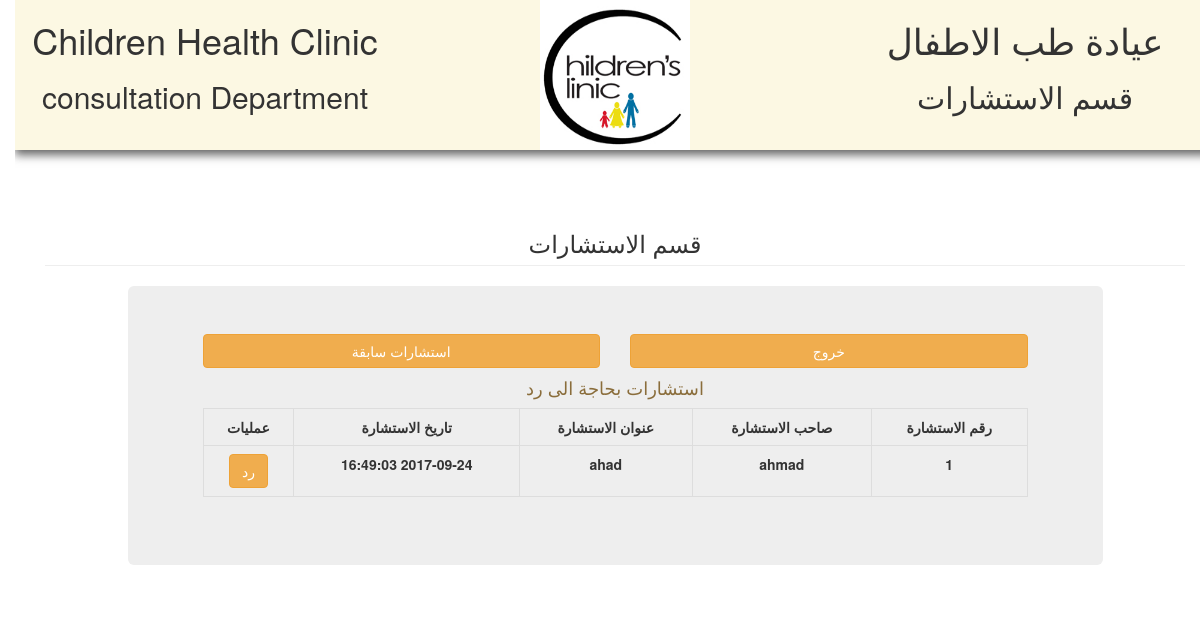
Screenshot of /clinic/consultation/index.php with the database file from the repository.
### tables this page shows
CREATE TABLE IF NOT EXISTS `concult` (
  `id` int(11) NOT NULL AUTO_INCREMENT,
  `name` varchar(100) NOT NULL,
  `title` varchar(100) NOT NULL,
  `body` text NOT NULL,
  `replay` text NOT NULL,
  `time` timestamp NOT NULL DEFAULT CURRENT_TIMESTAMP,
  PRIMARY KEY (`id`)
);

### clinic/consultation/index.php (the view, shortened to what this page needs)
<?php
include '../db/db_connect.php';
$sql = "SELECT * FROM `concult` WHERE replay=''";
$query = mysqli_query($conn, $sql);
?>
<!doctype html>
<html dir="rtl">
    <head>
        <link rel="stylesheet" href="../css/bootstrap.min.css"/>
        <link rel="stylesheet" href="../css/style.css"/>
    </head>
    <body>
        <header class="rec-header">
            <div class="row bg-warning">
                <div class="col-lg-4 text-center">
                    <h1>Children Health Clinic</h1>
                    <h2>consultation Department</h2>
                </div>
                <div class="col-lg-4 text-center">
                    <img src="../images/2clinic-logo.jpg" alt="" height="150" width="150">
                </div>
                <div class="col-lg-4 text-center">
                    <h1>عيادة طب الاطفال</h1>
                    <h2>قسم الاستشارات</h2>
                </div>
            </div>
        </header>
        <br/>
        <br/>
        <div class="container">
            <h3 class="page-header text-center">قسم الاستشارات</h3>
            <div class="row">
                <div class="col-lg-10 col-lg-offset-1 jumbotron"  dir="rtl">
                    <div class="col-lg-6">
                        <a href="old.php" class="btn btn-block btn-warning text-center">استشارات سابقة</a>
                    </div>
                    <div class="col-lg-6">
                        <a href="#" class="btn btn-block btn-warning text-center">خروج</a>
                    </div>
                    <div class="col-lg-12">
                        <h4 class="text-center text-warning"> استشارات بحاجة الى رد</h4>
                        <table class="table table-bordered table-responsive">
                            <tr>
                                <th class="text-center">رقم الاستشارة</th>
                                <th class="text-center">صاحب الاستشارة</th>
                                <th class="text-center">عنوان الاستشارة</th>
                                <th class="text-center">تاريخ الاستشارة</th>
                                <th class="text-center">عمليات</th>
                            </tr>
                            <?php
                            while ($row = mysqli_fetch_assoc($query)) {
                                echo "<tr>";
                                echo "<th class='text-center'>".$row['id']."</th>";
                                echo "<th class='text-center'>".$row['name']."</th>";
                                echo "<th class='text-center'>".$row['title']."</th>";
                                echo "<th class='text-center'>".$row['time']."</th>";
                                echo "<th class='text-center'><a href='replay.php?id=".$row['id']."' class='btn btn-warning'>رد</a></th>";
                                echo "</tr>";
                            }
                            ?>
                        </table>
                    </div>
                </div>
            </div>
        </div>
    </body>
</html>

### clinic/css/style.css (style rules this page uses)
body, html { height: 100%; }
.rec-header { -webkit-box-shadow: 0px 5px 9px 0px rgba(50, 50, 50, 0.75); -moz-box-shadow: 0px 5px 9px 0px rgba(50, 50, 50, 0.75); box-shadow: 0px 5px 9px 0px rgba(50, 50, 50, 0.75); }

### rows the page displays
concult: name "ahmad", title "ahad", time "2017-09-24 16:49:03"
